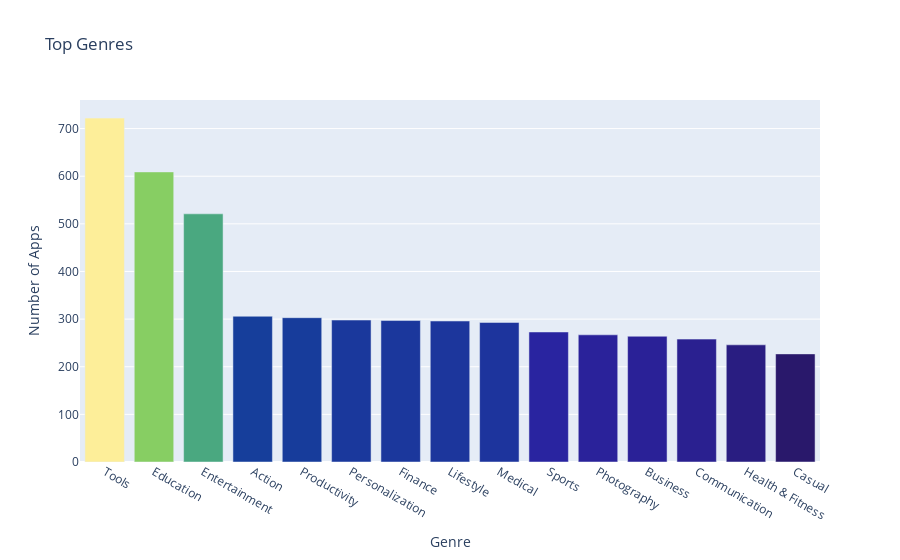

The cell this chart's notebook holds for it:
### Code cell
bar = px.bar(
        x = num_genres.index[:15], # index = category name
        y = num_genres.values[:15], # count
        title='Top Genres',
        hover_name=num_genres.index[:15],
        color=num_genres.values[:15],
        color_continuous_scale='haline'
)

bar.update_layout(xaxis_title='Genre',
                  yaxis_title='Number of Apps',
                  coloraxis_showscale=False)

bar.show()

bar.write_image("Top_Genres.png")

### Figure 1 — Plotly figure (JSON) as saved in the notebook; plotly's stock layout.template omitted (floating-point values rounded to 4 significant figures)
{"data": [{"alignmentgroup": "True", "hovertemplate": "<b>%{hovertext}</b><br><br>x=%{x}<br>y=%{y}<br>color=%{marker.color}<extra></extra>", "hovertext": ["Tools", "Education", "Entertainment", "Action", "Productivity", "Personalization", "Finance", "Lifestyle", "Medical", "Sports", "Photography", "Business", "Communication", "Health & Fitness", "Casual"], "legendgroup": "", "marker": {"color": [722, 609, 521, 306, 303, 298, 297, 296, 293, 273, 267, 264, 258, 246, 227], "coloraxis": "coloraxis", "pattern": {"shape": ""}}, "name": "", "offsetgroup": "", "orientation": "v", "showlegend": false, "textposition": "auto", "type": "bar", "x": ["Tools", "Education", "Entertainment", "Action", "Productivity", "Personalization", "Finance", "Lifestyle", "Medical", "Sports", "Photography", "Business", "Communication", "Health & Fitness", "Casual"], "xaxis": "x", "y": [722, 609, 521, 306, 303, 298, 297, 296, 293, 273, 267, 264, 258, 246, 227], "yaxis": "y"}], "layout": {"barmode": "relative", "coloraxis": {"colorbar": {"title": {"text": "color"}}, "colorscale": [[0, "rgb(41, 24, 107)"], [0.09091, "rgb(42, 35, 160)"], [0.1818, "rgb(15, 71, 153)"], [0.2727, "rgb(18, 95, 142)"], [0.3636, "rgb(38, 116, 137)"], [0.4545, "rgb(53, 136, 136)"], [0.5455, "rgb(65, 157, 133)"], [0.6364, "rgb(81, 178, 124)"], [0.7273, "rgb(111, 198, 107)"], [0.8182, "rgb(160, 214, 91)"], [0.9091, "rgb(212, 225, 112)"], [1, "rgb(253, 238, 153)"]], "showscale": false}, "legend": {"tracegroupgap": 0}, "title": {"text": "Top Genres"}, "xaxis": {"anchor": "y", "domain": [0, 1], "title": {"text": "Genre"}}, "yaxis": {"anchor": "x", "domain": [0, 1], "title": {"text": "Number of Apps"}}}}
